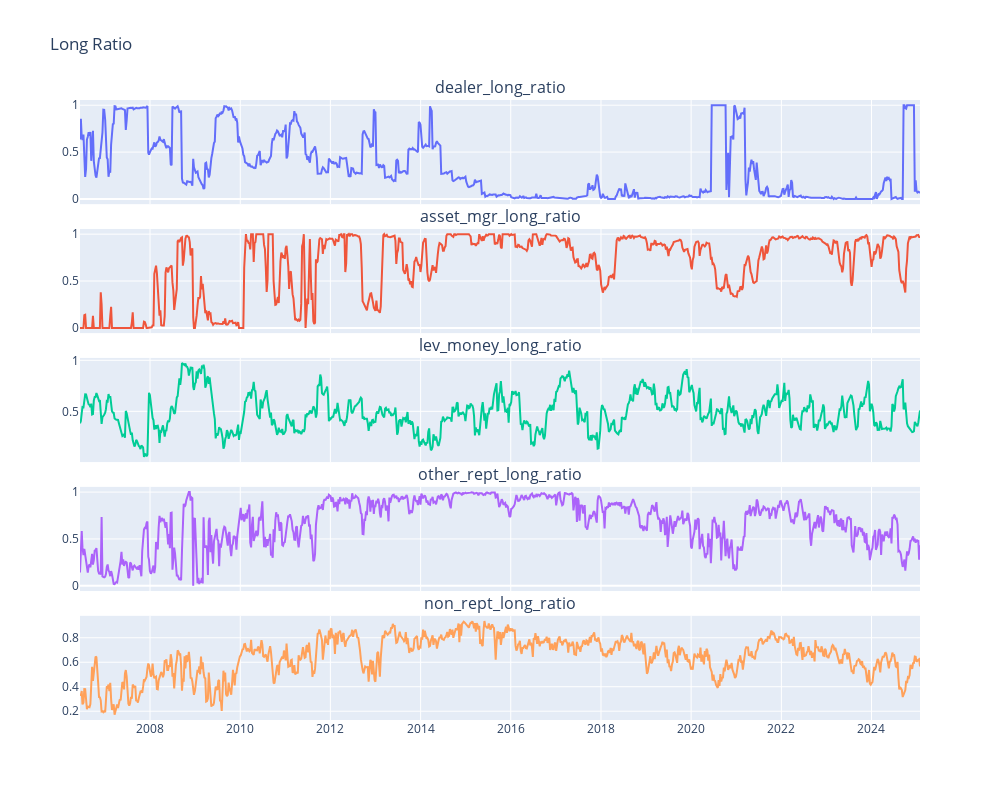

Here is the notebook cell this chart was saved with:
### Code cell
columns = [
    "dealer_long_ratio",
    "asset_mgr_long_ratio",
    "lev_money_long_ratio",
    "other_rept_long_ratio",
    "non_rept_long_ratio",
]

fig = make_subplots(
    rows=5, cols=1, shared_xaxes=True, subplot_titles=columns, vertical_spacing=0.04
)

for i, column in enumerate(columns, 1):
    fig.add_trace(
        go.Scatter(
            x=df.index,
            y=df[column],
            name=column.replace("_", " ").capitalize(),
        ),
        row=i,
        col=1,
    )

fig.update_layout(width=1000, height=800, title="Long Ratio", showlegend=False)

### Figure 1 — Plotly figure (JSON) as saved in the notebook; plotly's stock layout.template omitted (floating-point values rounded to 4 significant figures; data arrays with more than 128 entries replaced by an {"elided": "..."} marker saying what was removed)
{"data": [{"name": "Dealer long ratio", "type": "scatter", "x": {"elided": "973 str values"}, "xaxis": "x", "y": {"elided": "973 float values"}, "yaxis": "y"}, {"name": "Asset mgr long ratio", "type": "scatter", "x": {"elided": "973 str values"}, "xaxis": "x2", "y": {"elided": "973 float values"}, "yaxis": "y2"}, {"name": "Lev money long ratio", "type": "scatter", "x": {"elided": "973 str values"}, "xaxis": "x3", "y": {"elided": "973 float values"}, "yaxis": "y3"}, {"name": "Other rept long ratio", "type": "scatter", "x": {"elided": "973 str values"}, "xaxis": "x4", "y": {"elided": "973 float values"}, "yaxis": "y4"}, {"name": "Non rept long ratio", "type": "scatter", "x": {"elided": "973 str values"}, "xaxis": "x5", "y": {"elided": "973 float values"}, "yaxis": "y5"}], "layout": {"annotations": [{"font": {"size": 16}, "showarrow": false, "text": "dealer_long_ratio", "x": 0.5, "xanchor": "center", "xref": "paper", "y": 1, "yanchor": "bottom", "yref": "paper"}, {"font": {"size": 16}, "showarrow": false, "text": "asset_mgr_long_ratio", "x": 0.5, "xanchor": "center", "xref": "paper", "y": 0.792, "yanchor": "bottom", "yref": "paper"}, {"font": {"size": 16}, "showarrow": false, "text": "lev_money_long_ratio", "x": 0.5, "xanchor": "center", "xref": "paper", "y": 0.584, "yanchor": "bottom", "yref": "paper"}, {"font": {"size": 16}, "showarrow": false, "text": "other_rept_long_ratio", "x": 0.5, "xanchor": "center", "xref": "paper", "y": 0.376, "yanchor": "bottom", "yref": "paper"}, {"font": {"size": 16}, "showarrow": false, "text": "non_rept_long_ratio", "x": 0.5, "xanchor": "center", "xref": "paper", "y": 0.168, "yanchor": "bottom", "yref": "paper"}], "height": 800, "showlegend": false, "title": {"text": "Long Ratio"}, "width": 1000, "xaxis": {"anchor": "y", "domain": [0, 1], "matches": "x5", "showticklabels": false}, "xaxis2": {"anchor": "y2", "domain": [0, 1], "matches": "x5", "showticklabels": false}, "xaxis3": {"anchor": "y3", "domain": [0, 1], "matches": "x5", "showticklabels": false}, "xaxis4": {"anchor": "y4", "domain": [0, 1], "matches": "x5", "showticklabels": false}, "xaxis5": {"anchor": "y5", "domain": [0, 1]}, "yaxis": {"anchor": "x", "domain": [0.832, 1]}, "yaxis2": {"anchor": "x2", "domain": [0.624, 0.792]}, "yaxis3": {"anchor": "x3", "domain": [0.416, 0.584]}, "yaxis4": {"anchor": "x4", "domain": [0.208, 0.376]}, "yaxis5": {"anchor": "x5", "domain": [0, 0.168]}}}
